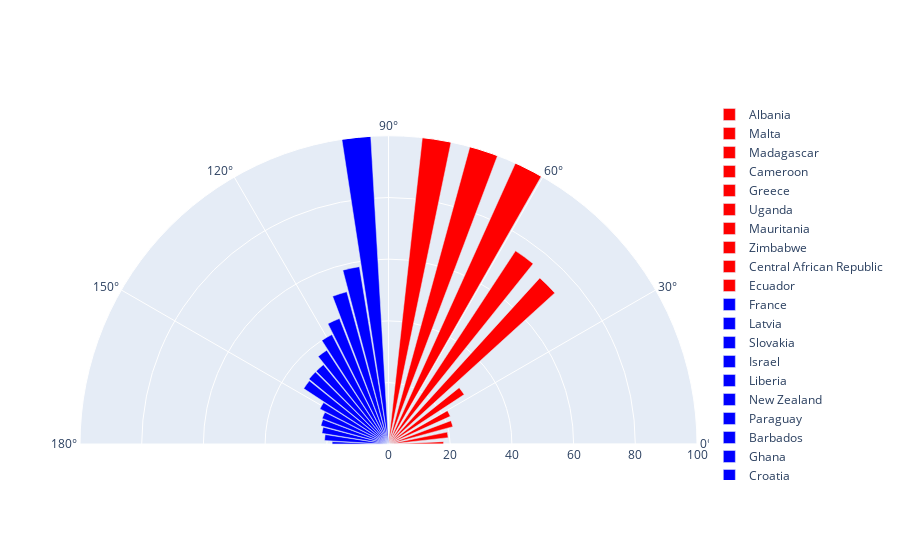

The notebook cell saved with this chart:
### Code cell
# change_data_df=change_data_df.sort_values(['increasing','ConfirmedCases'],ascending=False)
fig = go.Figure()
count=0
# change=len(change_data_df.loc[change_data_df.increasing == True])
change=10
for index,row in change_data_df.loc[change_data_df.increasing == True].tail(change).iterrows():
    fig.add_trace(go.Barpolar(r=[row['WeeklyChangeConfirmed']],theta=[90*count/change],name=row['Country'],marker=dict(color='red')))    
    count+=1

count=0
change=15
for index,row in change_data_df.loc[change_data_df.increasing == False].tail(change).iterrows():
    fig.add_trace(go.Barpolar(r=[row['WeeklyChangeConfirmed']],theta=[180-90*count/change],name=row['Country'],marker=dict(color='blue')))
    count+=1

fig.update_layout(polar = dict(
        domain = dict( # set chart size and position 
        x = [0, 1],
        y = [0, 1]),
        sector = [0,180],   # set chart shape (half or full)
#         angularaxis = dict(
#             thetaunit = "degrees",
#             dtick = 10,
#             ),
        radialaxis=dict(range=[0,100])
        )
)
fig.show()    
change_data_df

### Figure 1 — Plotly figure (JSON) as saved in the notebook; plotly's stock layout.template omitted (floating-point values rounded to 4 significant figures)
{"data": [{"marker": {"color": "red"}, "name": "Albania", "r": [17.86], "theta": [0], "type": "barpolar"}, {"marker": {"color": "red"}, "name": "Malta", "r": [19.44], "theta": [9], "type": "barpolar"}, {"marker": {"color": "red"}, "name": "Madagascar", "r": [21.62], "theta": [18], "type": "barpolar"}, {"marker": {"color": "red"}, "name": "Cameroon", "r": [21.98], "theta": [27], "type": "barpolar"}, {"marker": {"color": "red"}, "name": "Greece", "r": [29.35], "theta": [36], "type": "barpolar"}, {"marker": {"color": "red"}, "name": "Uganda", "r": [72.88], "theta": [45], "type": "barpolar"}, {"marker": {"color": "red"}, "name": "Mauritania", "r": [75.0], "theta": [54], "type": "barpolar"}, {"marker": {"color": "red"}, "name": "Zimbabwe", "r": [166.7], "theta": [63], "type": "barpolar"}, {"marker": {"color": "red"}, "name": "Central African Republic", "r": [222.4], "theta": [72], "type": "barpolar"}, {"marker": {"color": "red"}, "name": "Ecuador", "r": [1199.0], "theta": [81], "type": "barpolar"}, {"marker": {"color": "blue"}, "name": "France", "r": [18.27], "theta": [180], "type": "barpolar"}, {"marker": {"color": "blue"}, "name": "Latvia", "r": [20.75], "theta": [174], "type": "barpolar"}, {"marker": {"color": "blue"}, "name": "Slovakia", "r": [21.87], "theta": [168], "type": "barpolar"}, {"marker": {"color": "blue"}, "name": "Israel", "r": [22.73], "theta": [162], "type": "barpolar"}, {"marker": {"color": "blue"}, "name": "Liberia", "r": [23.08], "theta": [156], "type": "barpolar"}, {"marker": {"color": "blue"}, "name": "New Zealand", "r": [25], "theta": [150], "type": "barpolar"}, {"marker": {"color": "blue"}, "name": "Paraguay", "r": [32.88], "theta": [144], "type": "barpolar"}, {"marker": {"color": "blue"}, "name": "Barbados", "r": [33.33], "theta": [138], "type": "barpolar"}, {"marker": {"color": "blue"}, "name": "Ghana", "r": [33.33], "theta": [132], "type": "barpolar"}, {"marker": {"color": "blue"}, "name": "Croatia", "r": [36.46], "theta": [126], "type": "barpolar"}, {"marker": {"color": "blue"}, "name": "Gambia", "r": [40.0], "theta": [120], "type": "barpolar"}, {"marker": {"color": "blue"}, "name": "Sao Tome and Principe", "r": [43.75], "theta": [114], "type": "barpolar"}, {"marker": {"color": "blue"}, "name": "Benin", "r": [51.26], "theta": [108], "type": "barpolar"}, {"marker": {"color": "blue"}, "name": "Angola", "r": [58.33], "theta": [102], "type": "barpolar"}, {"marker": {"color": "blue"}, "name": "Tanzania", "r": [100], "theta": [96], "type": "barpolar"}], "layout": {"polar": {"domain": {"x": [0, 1], "y": [0, 1]}, "radialaxis": {"range": [0, 100]}, "sector": [0, 180]}}}
